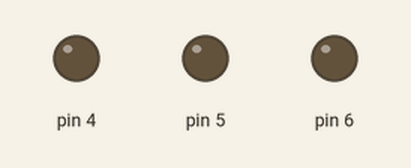
The sketch below on a simulated Arduino Uno, built with avr-gcc and run on an emulated ATmega328P. Parts: output pins drawn as LEDs (lit = HIGH). No radio packets arrive unless stated; pins used as bus, display or sensor lines are not drawn; what the sketch prints to the serial monitor is not drawn.

Above: at 0.5 s.
At 5.0 s:
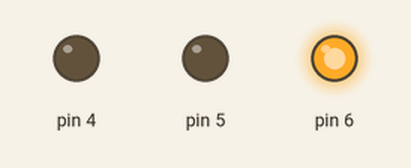
Timing chart, 0 to 7.8 s (numbered marks = the images above):
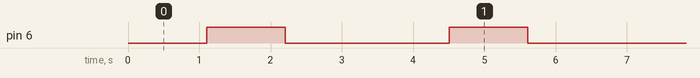

The sketch:

sword.ino
```cpp
#include <SPI.h>
#include <RF24.h>
#include "src/TCS3200/TCS3200.h"

#define switchPin 2

TCS3200 tcs(4, 5, 6, 7, 8);
RF24 rf24(7, 8);  // CE腳, CSN腳

const byte addr[] = "1Node";
char T[] = "1";
char F[] = "0";

int red;
int green;
int blue;
int i = 0;

void setup() {
  tcs.begin();

  rf24.begin();
  rf24.setChannel(83);             // 設定頻道編號
  rf24.openWritingPipe(addr);      // 設定通道位址
  rf24.setPALevel(RF24_PA_MIN);    // 設定廣播功率
  rf24.setDataRate(RF24_250KBPS);  // 設定傳輸速率
  rf24.stopListening();            // 停止偵聽；設定成發射模式

  Serial.begin(9600);
}

void loop() {
  red = tcs.red();
  Serial.print(" R = ");
  Serial.print(red);

  green = tcs.green();
  Serial.print(" G = ");
  Serial.print(green);

  blue = tcs.blue();
  Serial.print(" B = ");
  Serial.println(blue);

  if ((green > blue) && (green > red)) {
    i = 1;
  } else {
    i = 0;
  }

  if (i == 1) {
    rf24.write(&T, sizeof(T));
  } else {
    rf24.write(&F, sizeof(F));
  }

  Serial.println(i);

  delay(100);
}
```

TCS3200.cpp
```cpp
#include "TCS3200.h"

TCS3200::TCS3200(int s0, int s1, int s2, int s3, int out) {
  _s0 = s0;
  _s1 = s1;
  _s2 = s2;
  _s3 = s3;
  _out = out;
}

void TCS3200::begin() {
  pinMode(_s0, OUTPUT);
  pinMode(_s1, OUTPUT);
  pinMode(_s2, OUTPUT);
  pinMode(_s3, OUTPUT);
  pinMode(_out, INPUT);
}

int TCS3200::red() {
  digitalWrite(_s2, LOW);
  digitalWrite(_s3, LOW);

  delay(100);
  return pulseIn(_out, LOW);
}

int TCS3200::green() {
  digitalWrite(_s2, HIGH);
  digitalWrite(_s3, HIGH);

  delay(100);
  return pulseIn(_out, LOW);
}

int TCS3200::blue() {
  digitalWrite(_s2, LOW);
  digitalWrite(_s3, HIGH);

  delay(100);
  return pulseIn(_out, LOW);
}
```

TCS3200.h
```cpp
#ifndef TCS3200_h
#define TCS3200_h

#include <Arduino.h>

class TCS3200 {
public:
  TCS3200(int s0, int s1, int s2, int s3, int out);
  void begin();
  int red();
  int green();
  int blue();

private:
  int _s0;
  int _s1;
  int _s2;
  int _s3;
  int _out;
};

#endif
```

Measured:
- by itself, pin 6: alternates HIGH for 1.1 s and LOW for 2.3 s
